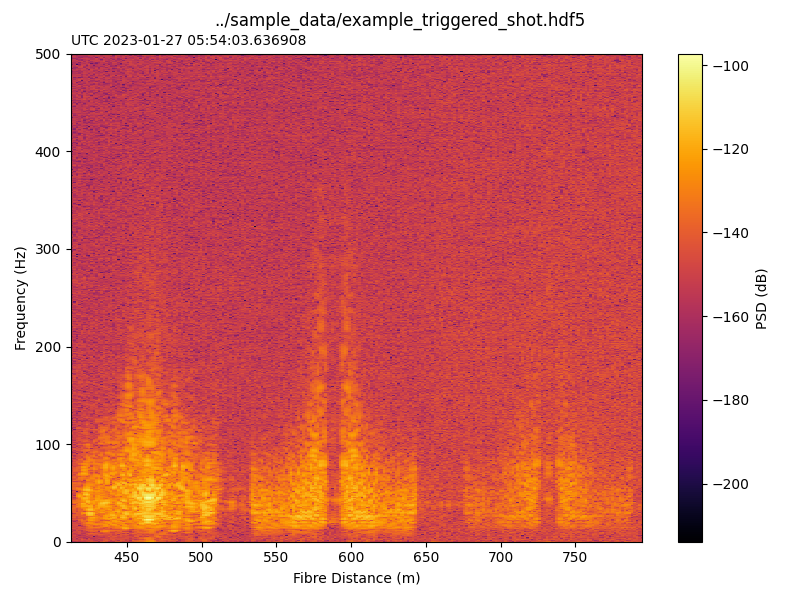

The script that saved this image:
"""
Example script to plot 2-dimensional Power Spectral Density (f-x) plot of Treble hdf5 data.
Converts velocity data to strainrate if required.
"""

import matplotlib.pyplot as plt
import h5py
import numpy as np
from datetime import datetime
from scipy.signal import welch


### Set parameters ###############################################################

# Name of file to load
hdf_file = "../sample_data/example_triggered_shot.hdf5"

# Gauge length to apply if data is 'velocity' datatype
gauge_length = 5  # (meters)

##########################################################################################


def load_hdf_slice(filepath, t_start=None, t_duration=None, x_start=None, x_stop=None, info=True):
    """
        Loads data and metadata from .hdf5 file. Optionally slices data in time and space.

        Args:
            file_path: hdf5 file path.
            t_start: Time from start of data to begin slice (s)
            t_duration: Length of desired data slice (s)
            x_start: Start fibre distance from front of Treble (m)
            x_stop: Stop fibre distance from front of Treble (m)

        Returns:
            data: Sliced data array.
            metadata: Attributes of hdf file.
            timestamps: Sliced timestamp vector.
            distances: Sliced distance vector.

        """
    print(f"Loading: {filepath}")

    with h5py.File(filepath, "r") as f:
        md = dict(f.attrs)
        dt = md["dt_computer"]
        dx = md["dx"]

        # Accesses full data but does not load into memory
        data = f["data_product"]["data"]
        if "gps_time" in f["data_product"].keys():
            t = f["data_product"]["gps_time"]
        else:
            print("Using Computer Time, either because no GPS data was recorded or this is a re-saved dataset.")
            t = f["data_product"]["posix_time"]
        x = np.arange(md["nx"]) * md["dx"] + md["sensing_range_start"]

        if info is True:
            # Prints dimensions of full data
            print("Full Dataset Properties:")
            print(f"    Data Shape:         {data.shape}")
            print(f"    t_end - t_start:    {t[-1]-t[0]:.8f} s")
            print(f"    nt * dt_computer:   {t.shape[0] * dt}")
            print(f"    Timestamps:         [{t[0]:.2f} : {t[-1]:.2f}] ({t[-1] - t[0]:.2f}s)")
            print(f"    Times (UTC):        [{datetime.utcfromtimestamp(t[0])} : {datetime.utcfromtimestamp(t[-1])}]")
            print(f"    Distance:           [{x[0]:.1f} : {x[-1]:.1f}] m")

        # Calculates slice boundaries in samples
        if t_start:
            t1 = int(t_start / dt)
        else:
            t1 = 0
        if t_duration:
            t2 = t1 + int(t_duration / dt)
            # Enforces limit on end of data.
            if t2 > len(t):
                t2 = len(t)
        else:
            t2 = None

        if x_start:
            x1 = int((x_start-md["sensing_range_start"])/dx)
        else:
            x1 = None
        if x_stop:
            x2 = int((x_stop-md["sensing_range_start"])/dx)
        else:
            x2 = None

        # Slices data in space and time.
        # Only the SLICE of data is loaded into memory
        data = data[t1:t2, x1:x2]
        t = t[t1:t2]
        x = x[x1:x2]

        if info is True:
            # Prints dimensions of sliced output data
            print("Loading data slice:")
            print(f"    Data Shape:         {data.shape}")
            print(f"    t_end - t_start:    {t[-1]-t[0]:.8f} s")
            print(f"    nt * dt_computer:   {t.shape[0] * dt}")
            print(f"    Timestamps:         [{t[0]:.2f} : {t[-1]:.2f}] ({t[-1] - t[0]:.2f}s)")
            print(f"    Times (UTC):        [{datetime.utcfromtimestamp(t[0])} : {datetime.utcfromtimestamp(t[-1])}]")
            print(f"    Distance:           [{x[0]:.1f} : {x[-1]:.1f}] m")
        return data, md, t, x


def plot_2d(data, y, x, title=None, units=None, axis=None, cmap="inferno"):
    if axis is not None:
        plt.sca(axis)
    else:
        plt.figure(figsize=(8, 6))

    if title is not None:
        plt.suptitle(title, fontsize=12)

    plt.imshow(
        data,
        aspect="auto",
        cmap=cmap,
        extent=(x[0], x[-1], y[-1], y[0]),
        vmin=np.min(data),
        vmax=np.max(data),
        interpolation="none"
    )

    cbar = plt.colorbar()
    if units is not None:
        cbar.set_label(units)

    plt.xlabel("Fibre Distance (m)")
    plt.ylabel("Frequency (Hz)")
    plt.tight_layout()


def convert_velocity_to_strainrate(data, gauge_length_m, dx):
    gauge_samples = int(round(gauge_length_m / dx))
    return (data[:, gauge_samples:] - data[:, :-gauge_samples]) / (gauge_samples * dx)


def correct_gauge_length_offset(x_vector, gauge_length):
    """Compensate for distance shift of data caused by gauge_length calculation."""
    # crops end of x_vector by gauge length
    dx = x_vector[1] - x_vector[0]
    gauge_samples = int(round(gauge_length / dx))
    gauge_length = gauge_samples * dx
    x_correct = x_vector[:-gauge_samples]

    # compensates for GL/2 signal offset
    x_correct = x_correct + gauge_length / 2
    return x_correct


# loads data
data, metadata, t, x = load_hdf_slice(
    hdf_file,
)

if metadata['data_product'] in ["velocity", "velocity_filtered"]:
    data = convert_velocity_to_strainrate(data, gauge_length, metadata["dx"])
    x = correct_gauge_length_offset(x, gauge_length)

freqs, psd = welch(data, fs=1/metadata["dt_computer"], axis=0, nperseg=len(data), noverlap=0)

plot_2d(10*np.log10(psd), freqs, x, title=hdf_file, units='PSD (dB)')

t_start = datetime.utcfromtimestamp(t[0])
plt.title(f"UTC {t_start}", loc="left", fontsize=10)

plt.gca().invert_yaxis()
plt.savefig("plot_fft_2d.png")
plt.show()